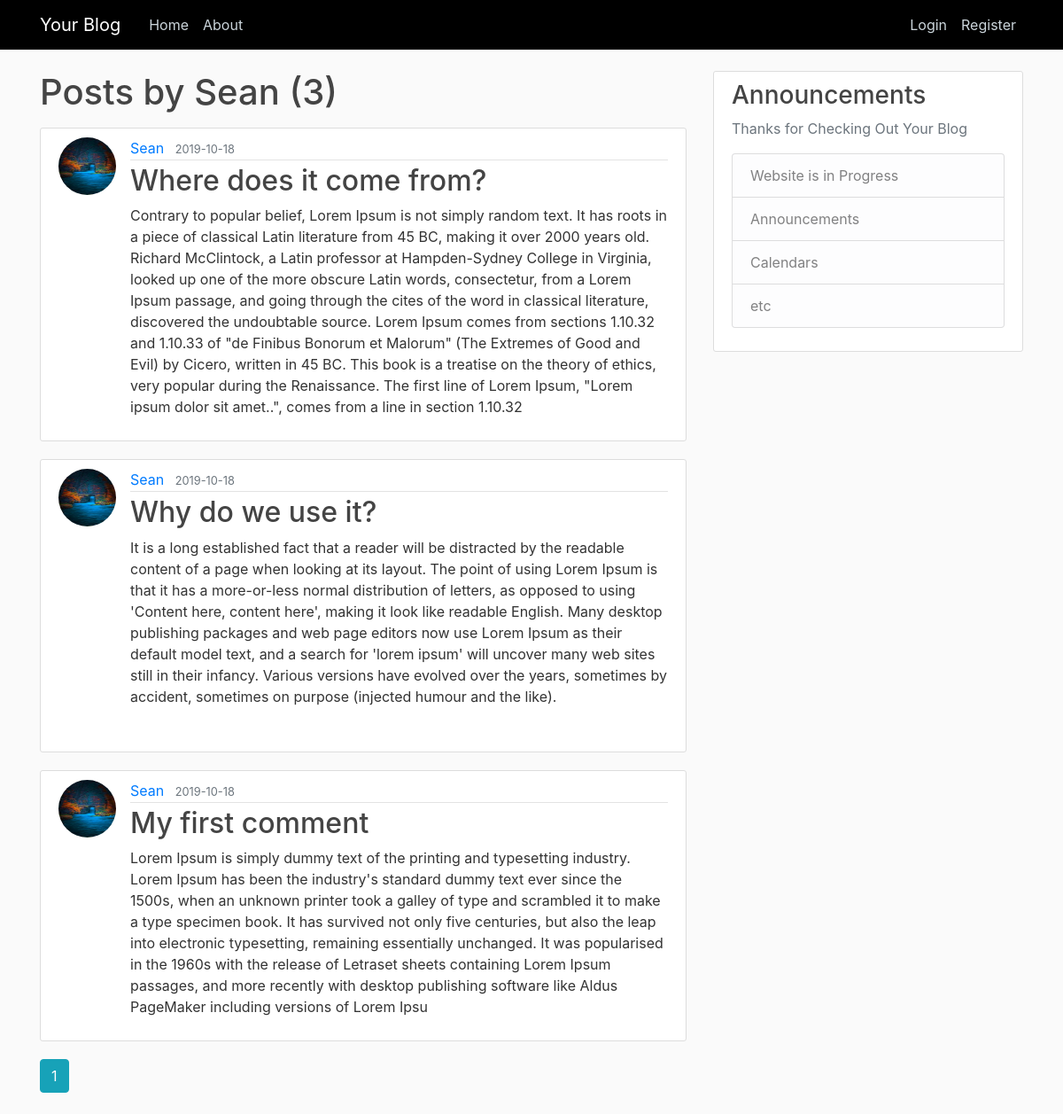
Screenshot of /user/Sean with the database file from the repository.
### flaskblog/models.py (models this page shows, shortened)
class User(db.Model, UserMixin):
    id = db.Column(db.Integer, primary_key=True)
    username = db.Column(db.String(20), unique=True, nullable=False)
    email = db.Column(db.String(120), unique=True, nullable=False)
    image_file = db.Column(db.String(20), nullable=False, default='default.jpg')
    password = db.Column(db.String(60), nullable=False)
    posts = db.relationship('Post', backref='author', lazy=True)

class Post(db.Model):
    id = db.Column(db.Integer, primary_key=True)
    title = db.Column(db.String(100), nullable=False)
    date_posted = db.Column(db.DateTime, nullable=False, default=datetime.utcnow)
    content = db.Column(db.Text, nullable=False)
    user_id = db.Column(db.Integer, db.ForeignKey('user.id'), nullable=False)

### flaskblog/routes.py (the view)
@app.route("/user/<string:username>")
def user_posts(username):
    page = request.args.get('page', 1, type=int)
    user = User.query.filter_by(username=username).first_or_404()
    posts = Post.query.filter_by(author=user)\
        .order_by(Post.date_posted.desc())\
        .paginate(page=page, per_page=5)
    return render_template('user_posts.html', posts=posts, user=user)

### flaskblog/templates/user_posts.html
{% extends "layout.html" %}
{% block content %}
    <h1 class="mb-3">Posts by {{ user.username }} ({{ posts.total }})</h1>
    {% for post in posts.items %}
        <article class="media content-section">
          <img class="rounded-circle article-img" src="{{ url_for('static', filename='profile_pics/' + post.author.image_file) }}">
          <div class="media-body">
            <div class="article-metadata">
              <a class="mr-2" href="{{ url_for('user_posts', username=post.author.username) }}">{{ post.author.username }}</a>
              <small class="text-muted">{{ post.date_posted.strftime('%Y-%m-%d') }}</small>
            </div>
            <h2><a class="article-title" href="{{ url_for('post', post_id=post.id) }}">{{ post.title }}</a></h2>
            <p class="article-content">{{ post.content }}</p>
          </div>
        </article>
    {% endfor %}
    {% for page_num in posts.iter_pages(left_edge=1, right_edge=1, left_current=1, right_current=2) %}
      {% if page_num %}
        {% if posts.page == page_num %}
          <a class="btn btn-info mb-4" href="{{ url_for('user_posts', username=user.username, page=page_num) }}">{{ page_num }}</a>
        {% else %}
          <a class="btn btn-outline-info mb-4" href="{{ url_for('user_posts', username=user.username, page=page_num) }}">{{ page_num }}</a>
        {% endif %}
      {% else %}
        ...
      {% endif %}
    {% endfor %}
{% endblock content %}

### flaskblog/static/main.css (style rules this page uses)
body { background: #fafafa; color: #333333; margin-top: 5rem; background-image: url(https://wallpaperaccess.com/full/731608.jpg); }
h1, h2, h3, h4, h5, h6 { color: #444444; }
.content-section { background: #ffffff; padding: 10px 20px; border: 1px solid #dddddd; border-radius: 3px; margin-bottom: 20px; }
.article-title { color: #444444; }
.article-content { white-space: pre-line; }
.article-img { height: 65px; width: 65px; margin-right: 16px; }
.article-metadata { padding-bottom: 1px; margin-bottom: 4px; border-bottom: 1px solid #e3e3e3 }

### rows the page displays
User: username "Sean"
Post: image_file (picture), author.username "Sean", date_posted "2019-10-18", title "Where does it come from?", content "Contrary to popular belief, Lorem Ipsum is not simply random text. It has roots in a piece of classical Latin literature from 45 BC, making it over 2000 years old. Richard McClintock, a Latin professor at Hampden-Sydney College in Virginia, looked up one of the more obscure Latin words, consectetur, from a Lorem Ipsum passage, and going through the cites of the word in classical literature, discovered the undoubtable source. Lorem Ipsum comes from sections 1.10.32 and 1.10.33 of \"de Finibus Bonorum et Malorum\" (The Extremes of Good and Evil) by Cicero, written in 45 BC. This book is a treatise on the theory of ethics, very popular during the Renaissance. The first line of Lorem Ipsum,…"
Post: image_file (picture), author.username "Sean", date_posted "2019-10-18", title "Why do we use it?", content "It is a long established fact that a reader will be distracted by the readable content of a page when looking at its layout. The point of using Lorem Ipsum is that it has a more-or-less normal distribution of letters, as opposed to using 'Content here, content here', making it look like readable English. Many desktop publishing packages and web page editors now use Lorem Ipsum as their default model text, and a search for 'lorem ipsum' will uncover many web sites still in their infancy. Various versions have evolved over the years, sometimes by accident, sometimes on purpose (injected humour and the like)."
Post: image_file (picture), author.username "Sean", date_posted "2019-10-18", title "My first comment", content "Lorem Ipsum is simply dummy text of the printing and typesetting industry. Lorem Ipsum has been the industry's standard dummy text ever since the 1500s, when an unknown printer took a galley of type and scrambled it to make a type specimen book. It has survived not only five centuries, but also the leap into electronic typesetting, remaining essentially unchanged. It was popularised in the 1960s with the release of Letraset sheets containing Lorem Ipsum passages, and more recently with desktop publishing software like Aldus PageMaker including versions of Lorem Ipsu"

### other values shown
{{ posts.total }} "3"
{{ page_num }} "1"
